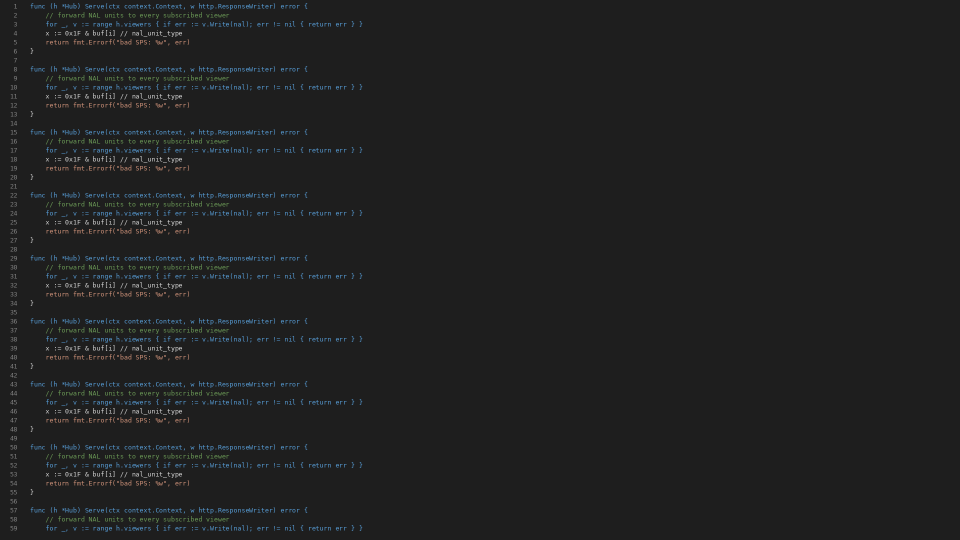
#> input picture tools/oo-screen/bench/corpus/code-dark-1080p.png, 1920 x 1080 px (shown at 1/2 size); its folder holds only this picture in this run
$ python run.py
#> lines starting #> are read from the running program, lines starting #| are printed output that depends on the picture; after the words box and inside, x2 and y2 are one past the last pixel; in counts of white or black regions, pixels touching at a corner belong together
#> in main, ref is the input picture: shape (1080, 1920, 3); mean R, G, B 31.6, 32.3, 32.6
### tools/oo-screen/bench/quality/metrics.py
"""bench/quality/metrics.py — PSNR, SSIM, text-sharpness metrics (numpy only)."""
import math
import numpy as np


def luma(rgb):
    """BT.709 luma (full-range float 0..255) from HxWx3 uint8/float."""
    a = np.asarray(rgb, dtype=np.float64)
    if a.ndim == 2:
        return a
    return 0.2126 * a[..., 0] + 0.7152 * a[..., 1] + 0.0722 * a[..., 2]


def psnr(ref, dist, peak=255.0):
    ref = np.asarray(ref, dtype=np.float64)
    dist = np.asarray(dist, dtype=np.float64)
    mse = np.mean((ref - dist) ** 2)
    if mse == 0:
        return math.inf
    return 10.0 * math.log10(peak * peak / mse)


def _gauss_kernel(size=11, sigma=1.5):
    x = np.arange(size) - (size - 1) / 2.0
    k = np.exp(-(x ** 2) / (2 * sigma ** 2))
    return k / k.sum()


def _filt(img, k):
    """Separable 'valid' convolution."""
    n = len(k)
    h, w = img.shape
    out = np.zeros((h, w - n + 1))
    for i, c in enumerate(k):
        out += c * img[:, i:i + w - n + 1]
    out2 = np.zeros((h - n + 1, out.shape[1]))
    for i, c in enumerate(k):
        out2 += c * out[i:i + h - n + 1, :]
    return out2


def ssim_map(ref, dist, peak=255.0):
    """Wang et al. 2004 SSIM map (Gaussian 11x11, sigma 1.5) on 2-D arrays."""
    x = np.asarray(ref, dtype=np.float64)
    y = np.asarray(dist, dtype=np.float64)
    c1 = (0.01 * peak) ** 2
    c2 = (0.03 * peak) ** 2
    k = _gauss_kernel()
    mx, my = _filt(x, k), _filt(y, k)
    sxx = _filt(x * x, k) - mx * mx
    syy = _filt(y * y, k) - my * my
    sxy = _filt(x * y, k) - mx * my
    return ((2 * mx * my + c1) * (2 * sxy + c2)) / ((mx * mx + my * my + c1) * (sxx + syy + c2))


def ssim(ref, dist, peak=255.0):
    return float(np.mean(ssim_map(luma(ref), luma(dist), peak)))


def gradient_mag(y):
    gx = np.zeros_like(y)
    gy = np.zeros_like(y)
    gx[:, 1:-1] = (y[:, 2:] - y[:, :-2]) / 2.0
    gy[1:-1, :] = (y[2:, :] - y[:-2, :]) / 2.0
    return np.sqrt(gx * gx + gy * gy)


def text_mask(rgb, thresh=64.0, dilate=1):
    """High-contrast pixels of the original: local 3x3 luma range > thresh, dilated."""
    y = luma(rgb)
    p = np.pad(y, 1, mode="edge")
    h, w = y.shape
    win = [p[i:i + h, j:j + w] for i in range(3) for j in range(3)]
#> win = 9 items
    m = (np.max(win, axis=0) - np.min(win, axis=0)) > thresh
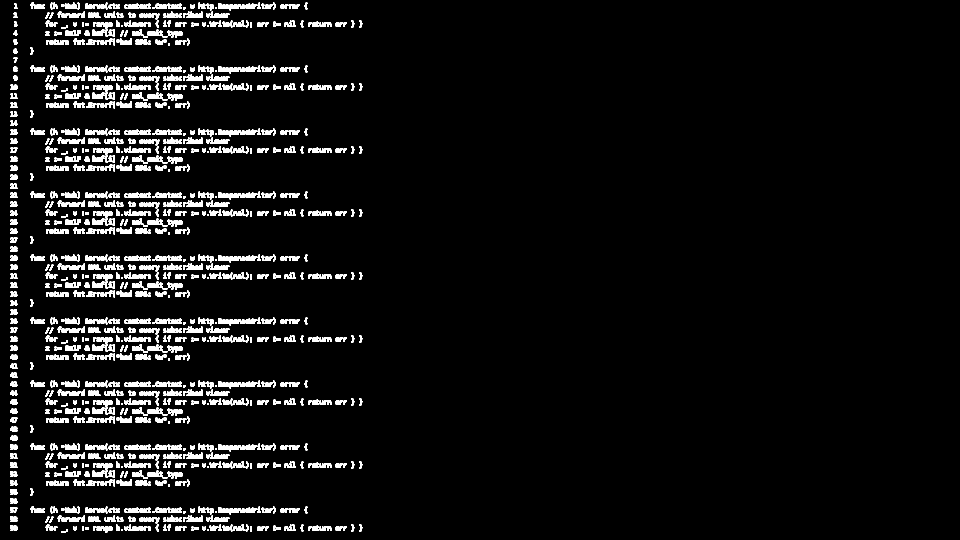
#> m: shape (1080, 1920) bool (shown at 1/2 size); 5.8% white; 1372 white regions (209 under 20 px), largest, box (x1, y1, x2, y2) and area: (115, 23, 154, 36) 296, (115, 149, 154, 162) 296, (115, 275, 154, 288) 296
    for _ in range(dilate):
        q = np.pad(m, 1)
        m = np.any([q[i:i + h, j:j + w] for i in range(3) for j in range(3)], axis=0)
#> this loop made 1 pass
#> pass 1, in text_mask, `q = np.pad(m, 1)`:
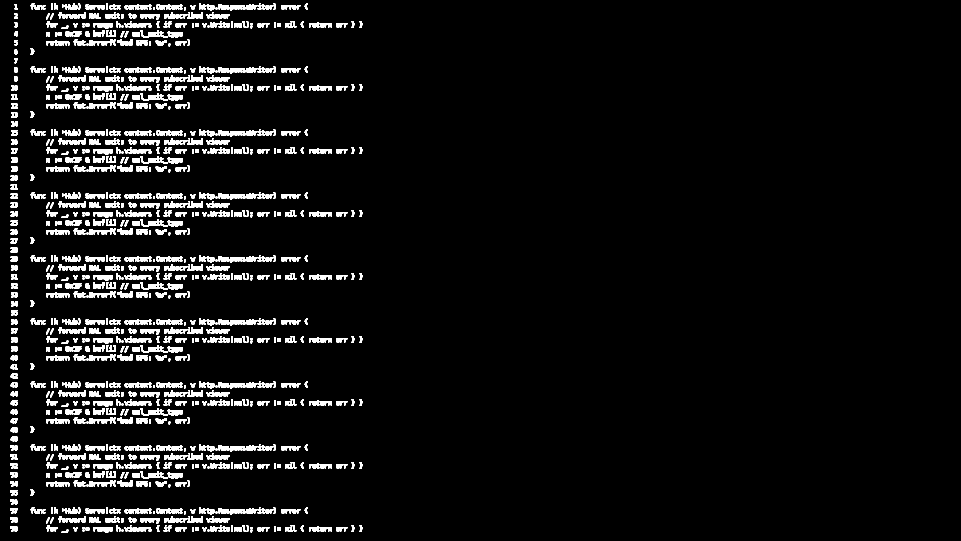
#> q: shape (1082, 1922) bool (shown at 1/2 size); 5.7% white; 1372 white regions (209 under 20 px), largest, box (x1, y1, x2, y2) and area: (116, 24, 155, 37) 296, (116, 150, 155, 163) 296, (116, 276, 155, 289) 296
#> pass 1, in text_mask, `m = np.any([q[i:i + h, j:j + w] for i in range(3) for j in range(3)], ..`:
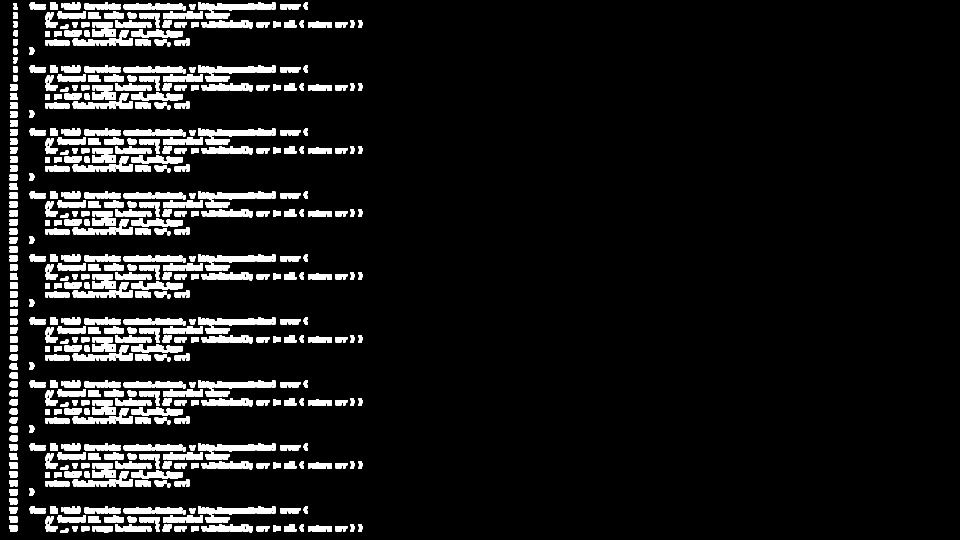
#> m: shape (1080, 1920) bool (shown at 1/2 size); 9.2% white; 504 white regions, largest, box (x1, y1, x2, y2) and area: (396, 4, 552, 37) 2335, (396, 130, 552, 163) 2335, (396, 256, 552, 289) 2335
    return m


def text_sharpness(ref, dist, mask=None):
    """Returns (edge_ssim, grad_energy_ratio) inside the text mask.

    edge_ssim: SSIM between gradient-magnitude maps, averaged over masked pixels.
    grad_energy_ratio: sum(|grad dist|^2)/sum(|grad ref|^2) in mask (1.0 = as sharp,
    <1 = blurred, >1 = ringing/noise)."""
    if mask is None:
        mask = text_mask(ref)
    gr = gradient_mag(luma(ref))
    gd = gradient_mag(luma(dist))
    if not mask.any():
        return float("nan"), float("nan")
    smap = ssim_map(gr, gd, peak=255.0)
    o = 5  # valid-conv offset for 11-tap kernel
    mm = mask[o:o + smap.shape[0], o:o + smap.shape[1]]
    es = float(np.mean(smap[mm])) if mm.any() else float("nan")
    er = float(np.sum(gd[mask] ** 2) / max(np.sum(gr[mask] ** 2), 1e-12))
    return es, er


# [30 lines left out: functions local_range, text_contrast, masked_psnr, not called in this run]

### tools/oo-screen/bench/quality/pipeline.py
"""bench/quality/pipeline.py — simulate agent chain without Windows:
RGB -> [downscale] -> YUV BT.709 limited -> 4:2:0|4:4:4 -> [x264 enc/dec] -> RGB -> [viewer upscale]."""
import os, shutil, subprocess, tempfile
import numpy as np
from PIL import Image

KR, KB = 0.2126, 0.0722
KG = 1 - KR - KB
FILTERS = {"bilinear": Image.BILINEAR, "bicubic": Image.BICUBIC, "lanczos": Image.LANCZOS}


def have_ffmpeg():
    return shutil.which("ffmpeg") is not None


def have_libvmaf():
    if not have_ffmpeg():
        return False
    out = subprocess.run(["ffmpeg", "-hide_banner", "-filters"], capture_output=True, text=True).stdout
    return any(l.split()[1:2] == ["libvmaf"] for l in out.splitlines() if l.strip())


def rgb_to_yuv(rgb):
    a = rgb.astype(np.float64) / 255.0
    r, g, b = a[..., 0], a[..., 1], a[..., 2]
    y = KR * r + KG * g + KB * b
    cb = (b - y) / (2 * (1 - KB))
    cr = (r - y) / (2 * (1 - KR))
    return 16 + 219 * y, 128 + 224 * cb, 128 + 224 * cr


def yuv_to_rgb(y, cb, cr):
    y = (y - 16) / 219.0; cb = (cb - 128) / 224.0; cr = (cr - 128) / 224.0
    r = y + 2 * (1 - KR) * cr
    b = y + 2 * (1 - KB) * cb
    g = (y - KR * r - KB * b) / KG
    return np.clip(np.rint(np.stack([r, g, b], -1) * 255), 0, 255).astype(np.uint8)


def q8(p):
    return np.clip(np.rint(p), 0, 255).astype(np.uint8)


def sub420(c):
    """2x2 box average; odd width/height are edge-replicated, giving the
    ceil(h/2) x ceil(w/2) chroma plane that yuv420p uses."""
    h, w = c.shape
    if h % 2 or w % 2:
        c = np.pad(c, ((0, h % 2), (0, w % 2)), mode="edge")
        h, w = c.shape
    return c.reshape(h // 2, 2, w // 2, 2).mean(axis=(1, 3))


def up420(c, h, w):
    return np.asarray(Image.fromarray(c.astype(np.float32), "F").resize((w, h), Image.BILINEAR), dtype=np.float64)


# [27 lines left out: function x264, not called in this run]


def run(rgb, chroma="420", scale=None, filt="bicubic", kbps=None, qp=None, frames=30):
    """Returns (reconstructed RGB at original size, avg bits/frame or None)."""
    H, W = rgb.shape[:2]
    img = rgb
    if scale:
        w, h = int(W * scale) // 2 * 2, int(H * scale) // 2 * 2
        img = np.asarray(Image.fromarray(rgb).resize((w, h), FILTERS[filt]))
    h, w = img.shape[:2]
    y, cb, cr = rgb_to_yuv(img)
    if chroma == "420":
        cb, cr = sub420(cb), sub420(cr)
    planes = (q8(y), q8(cb), q8(cr))
    bits = None
    if kbps or qp is not None:
        planes, bits = x264(planes, w, h, chroma, kbps, frames=frames, qp=qp)
    y, cb, cr = (p.astype(np.float64) for p in planes)
    if chroma == "420":
        cb, cr = up420(cb, h, w), up420(cr, h, w)
    out = yuv_to_rgb(y, cb, cr)
    if scale:  # viewer stretches back to the physical size (browser bilinear)
        out = np.asarray(Image.fromarray(out).resize((W, H), Image.BILINEAR))
    return out, bits


# [121 lines left out: functions vmaf, paste_tiles, sps_profile_level_id, agent_x264, ffmpeg_version, have_libvmaf_at and 1 more, not called in this run]

### tools/oo-screen/bench/quality/run.py
#!/usr/bin/env python3
"""bench/quality/run.py — run corpus through simulated pipeline variants, write RESULTS.md."""
import argparse, glob, math, os, tempfile, time
import numpy as np
from PIL import Image
import metrics as M
import pipeline as P

HERE = os.path.dirname(os.path.abspath(__file__))


def variants(codec):
    v = [("444 raw", "444", None, None), ("420 raw", "420", None, None), ("420 scale0.75 raw", "420", 0.75, None)]
    if codec:
        for kb in (4000, 8000):
            for ch in ("420", "444"):
                for sc in (None, 0.75):
                    v.append((f"{ch}{' scale0.75' if sc else ''} {kb // 1000}M", ch, sc, kb))
    return v


def fmt(x, n=2):
    return "inf" if x == math.inf else ("n/a" if x is None or (isinstance(x, float) and math.isnan(x)) else f"{x:.{n}f}")


def main():
    ap = argparse.ArgumentParser()
    ap.add_argument("--corpus", default=os.path.join(HERE, "..", "corpus"))
    ap.add_argument("--out", default=os.path.join(HERE, "RESULTS.md"))
    ap.add_argument("--filter", default="bicubic", choices=list(P.FILTERS))
    a = ap.parse_args()
    codec, vm = P.have_ffmpeg(), P.have_libvmaf()
    rows, agg = [], {}
    for path in sorted(glob.glob(os.path.join(a.corpus, "*.png"))):
        ref = np.asarray(Image.open(path).convert("RGB"))
        mask = M.text_mask(ref)
        for name, ch, sc, kb in variants(codec):
            t = time.time()
            out, bits = P.run(ref, ch, sc, a.filter, kb)
            v = None
            if vm:
                with tempfile.TemporaryDirectory() as td:
                    dp = os.path.join(td, "d.png"); Image.fromarray(out).save(dp); v = P.vmaf(path, dp)
            # chroma error on its own: PSNR of Cb/Cr planes (catches 4:2:0 colour bleed on red/blue text)
            _, cb0, cr0 = P.rgb_to_yuv(ref); _, cb1, cr1 = P.rgb_to_yuv(out)
            cpsnr = (M.psnr(cb0, cb1) + M.psnr(cr0, cr1)) / 2
            es, er = M.text_sharpness(ref, out, mask)
            r = dict(img=os.path.basename(path), var=name, psnr=M.psnr(ref, out), cpsnr=cpsnr,
                     ssim=M.ssim(ref, out), vmaf=v, es=es, er=er,
                     kbf=None if bits is None else bits / 1000)
            rows.append(r); agg.setdefault(name, []).append(r)
            print(f"{r['img']:24s} {name:22s} PSNR {fmt(r['psnr'])} SSIM {fmt(r['ssim'],4)} eSSIM {fmt(es,4)} "
                  f"Gratio {fmt(er,3)} ({time.time()-t:.1f}s)", flush=True)
#> this loop made 3 passes
#> pass 1, in rgb_to_yuv, `r, g, b = a[..., 0], a[..., 1], a[..., 2]`:
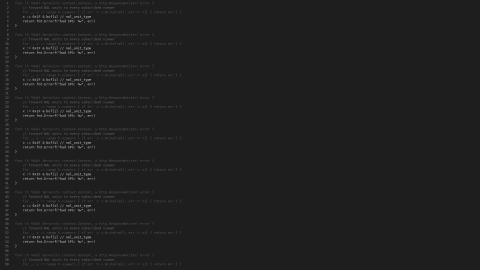
#> r: shape (1080, 1920) float64 (shown at 1/4 size); min 0.118, max 0.831, mean 0.124
#> pass 1, in rgb_to_yuv, `r, g, b = a[..., 0], a[..., 1], a[..., 2]`:
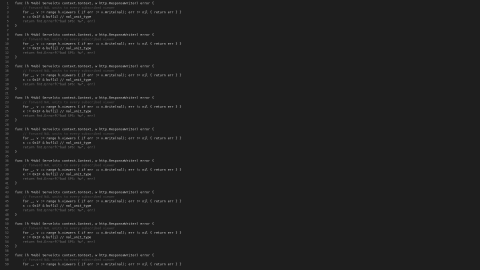
#> b: shape (1080, 1920) float64 (shown at 1/4 size); min 0.118, max 0.839, mean 0.128
#> after the loop:
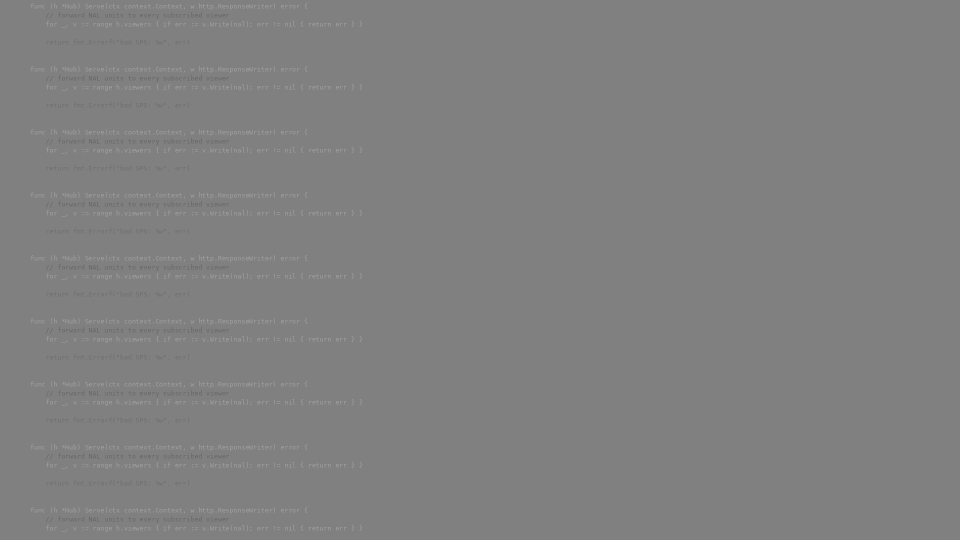
#> cb0: shape (1080, 1920) float64 (shown at 1/2 size); min 102.9, max 160.5, mean 128.2
#> after the loop, agg = 3 items; rows = 3 items
    hdr = "| image | variant | PSNR dB | chroma PSNR dB | SSIM | VMAF | text edge-SSIM | text grad-energy ratio | kbit/frame |\n|---|---|---|---|---|---|---|---|---|\n"
    L = ["# bench/quality — Stage 0 results (SIMULATION)", "",
         "> **SIMULATION, NOT MEASURED ON REAL HARDWARE.** Synthetic corpus (`bench/quality/gen_corpus.py`), "
         "pipeline emulated in numpy + ffmpeg libx264 on Linux. No Windows capture, no MediaFoundation MFT, "
         "no browser decode/compositor. Numbers are for relative comparison of variants only.", "",
         "## Setup", "",
         "- Colour: RGB -> Y'CbCr BT.709 limited range (16-235/240), 8-bit; 4:2:0 = 2x2 box average, "
         "receiver bilinear chroma upsample; 4:4:4 = no subsampling.",
         f"- Scale: `scale0.75` = agent downscale x0.75 ({a.filter}), viewer bilinear upscale back to native size.",
         "- Codec: " + ("ffmpeg libx264, preset veryfast, tune zerolatency, CBR-ish (b=maxrate=bufsize), "
                        "30 identical frames @30fps, last decoded frame scored. 4:2:0 = profile main; "
                        "4:4:4 uses high444 (Main cannot carry 4:4:4 and WebRTC/Chrome won't accept it — reference only)."
                        if codec else "**ffmpeg not found — codec stage skipped.**"),
         "- VMAF: " + ("ffmpeg libvmaf." if vm else "**n/a** — this ffmpeg build has no libvmaf filter (only vmafmotion)."),
         "- Text sharpness: mask = pixels whose 3x3 luma range in the original > 64, dilated 1px. "
         "edge-SSIM = SSIM of gradient-magnitude maps averaged inside mask; grad-energy ratio = "
         "sum|grad dist|^2 / sum|grad ref|^2 inside mask (1 = as sharp, <1 blurred).",
         "- `raw` = colour/scale chain only, no codec.", "",
         "## Mean over corpus per variant", "", hdr.replace("| image ", "| n ")]
    for name, rs in agg.items():
        mean = lambda k: (None if any(r[k] is None for r in rs) else float(np.mean([r[k] for r in rs])))
        L[-1] += (f"| {len(rs)} | {name} | {fmt(mean('psnr'))} | {fmt(mean('cpsnr'))} | {fmt(mean('ssim'),4)} | {fmt(mean('vmaf'))} | "
                  f"{fmt(mean('es'),4)} | {fmt(mean('er'),3)} | {fmt(mean('kbf'),0)} |\n")
#> this loop made 3 passes
#> name on passes 1 to 3: '444 raw', '420 raw', '420 scale0.75 raw'
#> after the loop, L = 16 items
    L += ["## Per image", "", hdr + "".join(
        f"| {r['img']} | {r['var']} | {fmt(r['psnr'])} | {fmt(r['cpsnr'])} | {fmt(r['ssim'],4)} | {fmt(r['vmaf'])} | "
        f"{fmt(r['es'],4)} | {fmt(r['er'],3)} | {fmt(r['kbf'],0)} |\n" for r in rows)]
    with open(a.out, "w") as f:
        f.write("\n".join(L))
    print("wrote", a.out)


if __name__ == "__main__":
    main()
